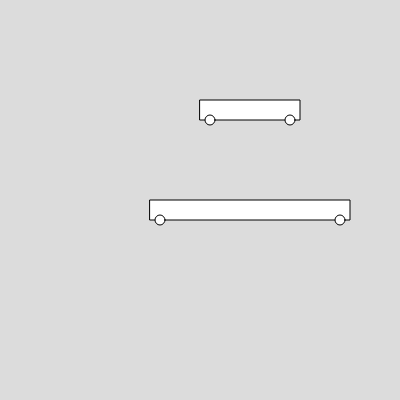
Frame 1 (no input)
Frame 60 (no input): identical to frame 1, image omitted
Frame 120 (the mouse pressed at the canvas centre since frame 60): identical to frame 1, image omitted

The p5.js sketch that drew this single still picture (run headless with seeded random() and noise() and a simulated clock; from frame 60 on, the mouse is pressed at the canvas centre):

// p5.js sketch
// ── sketch.js
let myCar;
let yourCar;

function setup() {
  createCanvas(400, 400);
  myCar=new Car(200,100,100);
  yourCar=new Car(150,200,200);
}






function draw() {
  background(220);
  myCar.show();
  yourCar.show();
}


// ── car.js
console.log('inside car file')


// this is blueprint, this object doesnt exist

class Car {
    constructor(x,y,size) {
        this.x = x;
        this.y = y;
        this.size = size;
        this.speed = this.speed;
        

    }

    show() {
       
        rect(this.x,this.y,this.size,20);
        ellipse(this.x+10,this.y+20,10);
        ellipse(this.x + this.y-10, this.y+20, 10);
        
    }

   
}
